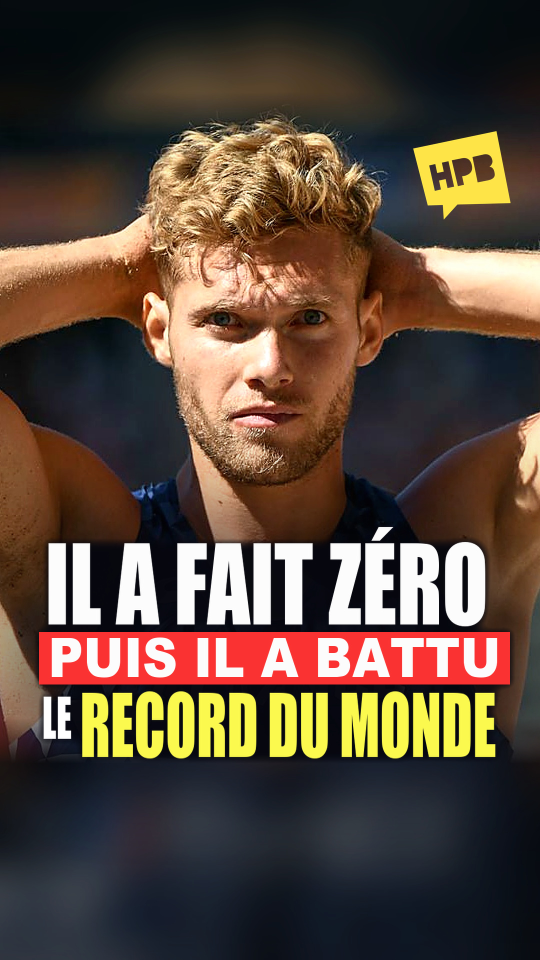
#> input picture out/53-kevin-mayer-zero-puis-record/V4/miniatures/01-le-regard.jpg, 1080 x 1920 px (shown at 1/2 size); its folder holds 5 pictures in this run
$ python preparer.py 01-le-regard.jpg
#> lines starting #> are read from the running program, lines starting #| are printed output that depends on the picture
### miniatures_hpb.py
# Miniatures HPB v4 : fichiers séparés de la vidéo. Logo HPB validé (lettres évidées) seul en haut à droite,
# titre dans un des cinq styles de STYLES, choisi par dossier.
# Usage, depuis la racine du dépôt :
#   python miniatures_hpb.py            -> toutes les miniatures + planche
#   python miniatures_hpb.py 31 43      -> seulement ces dossiers
# Les fonds sont de vraies images (plans d'ouverture sans titre), rangées dans assets/miniatures-v2/fonds/.
# Rien n'est généré par IA : recadrage, étalonnage et texte seulement.
import math
import sys
from pathlib import Path

import numpy as np
from PIL import Image, ImageDraw, ImageFont, ImageEnhance, ImageFilter, ImageChops

ROOT = Path(__file__).resolve().parent
FONDS = ROOT / 'assets/miniatures-v2/fonds'
SORTIE = ROOT / 'out/miniatures-v4'  # v2 (contour) et v3 (plaques bleues partout) restent dans leurs dossiers
LOGO = ROOT / 'identite/histoires-pas-banales/logos/symbole-couleur.png'
LOGO_VALIDE = ROOT / 'identite/histoires-pas-banales/logos/hpb-reference-propre-v1.png'
# x, y, largeur, hauteur. Descendu à y = 234 le 14 novembre 2026 (demande de Marc) : le jaune commence à la rangée
# 262, dans la zone que garde la grille 3:4 du profil TikTok (rangées 240 à 1680).
BOITE_LOGO = (800, 234, 240, 240)
POPPINS = ROOT / 'assets/fonts/Poppins-ExtraBold.ttf'
IMPACT = Path('C:/Windows/Fonts/impact.ttf')
BEBAS = ROOT / 'assets/fonts/BebasNeue-Regular.ttf'
ARIAL_BLACK = Path('C:/Windows/Fonts/ariblk.ttf')
FRANKLIN = Path('C:/Windows/Fonts/framd.ttf')
SEGOE_BLACK = Path('C:/Windows/Fonts/seguibl.ttf')
# Polices libres (Google Fonts, licence OFL dans assets/fonts/licences), choisies le 14 novembre 2026 parce qu'elles
# collent le mieux aux lettres des maquettes, qui ont été dessinées par ImageGen et ne sortent d'aucune vraie police.
GOLDMAN = ROOT / 'assets/fonts/Goldman-Bold.ttf'
RUSSO = ROOT / 'assets/fonts/RussoOne-Regular.ttf'
SQUADA = ROOT / 'assets/fonts/SquadaOne-Regular.ttf'
EPAULES_900 = (ROOT / 'assets/fonts/BigShouldersDisplay-Variable.ttf', 900)
EPAULES_800 = (ROOT / 'assets/fonts/BigShouldersDisplay-Variable.ttf', 800)
MONTSERRAT_900 = (ROOT / 'assets/fonts/Montserrat-Variable.ttf', 900)

L, H = 1080, 1920
ENCRE, JAUNE, PAPIER, CORAIL = '#12151C', '#FFE24A', '#F7F3E9', '#FF624E'
BLANC = '#FFFFFF'
PENTE = 0.20          # inclinaison des plaques et de l'italique
MARGE_G = 64          # bord gauche du bloc titre (au pied de la dernière ligne)
LARGEUR_MAX = 955     # largeur maximale d'une ligne, plaque comprise
# TikTok recadre la grille du profil en 3:4 : seules les lignes 240 à 1680 restent visibles.
HAUT_BANDEAU = 262
BAS_TITRE = 1440


def rgb(c, a=255):
    c = c.lstrip('#')
    return tuple(int(c[i:i + 2], 16) for i in (0, 2, 4)) + (a,)


# [56 lines left out: functions police, fond_portrait, preparer_fond, not called in this run]


MAQUETTES = ROOT / 'out/miniatures-10-variantes-2026-11-12'


# [79 lines left out: functions etalonner, bandeau_chaine, ombre_portee, halo_sombre, not called in this run]


# ---------------------------------------------------------------- titre
# Cinq styles de titre retenus par Marc le 13 novembre 2026 (pop, course, autocollant, magazine, jaune), repris des maquettes de out/miniatures-10-variantes-2026-11-12 (typographie refaite ici,
# sans génération d'image). Chaque style donne (encre, fond) pour la première ligne, les lignes du milieu et la
# dernière ; fond None = texte nu avec ombre dure.
BLEU, ROSE, ROUGE, VIOLET = '#1A1FD8', '#FF1F8E', '#E8141C', '#7A2BFF'
STYLES = {
    # Les quatre styles « calés » reprennent au pixel les maquettes 06, 07, 08 et 10 (1080x1920). Tout est en
    # proportion de la hauteur des capitales (cap) : etire = largeur des lettres, gras = épaississement,
    # pente_texte = italique, pente = biais de la plaque, pad_* = marges de la plaque, espace = blanc entre les mots.
    # dx, avant, dx_texte, ombres et socles sont en pixels, pour la taille de la maquette.
    # Maquette 06 : plaques bleues #0014BF puis jaune #FCEF02, biais 0,39, ombre rose #FA0170 décalée de (-32, 28),
    # « TOP 10 » en italique large, les deux autres lignes droites, barre jaune au pied de la première plaque.
    'pop': dict(cale=True, ancre=(88, 1454), pente=0.39, ombre=('#FA0170', -32, 28), accent='#FCEF02',
                debut=dict(fonte=GOLDMAN, cap=91, etire=1.10, gras=0.018, pente_texte=0.24, espace=0.46, encre='#FAFAFC',
                           fond='#0014BF', pad_x=0.62, pad_haut=0.235, pad_bas=0.175, dx=12, dx_texte=4),
                milieu=dict(fonte=RUSSO, cap=73, etire=1.225, gras=0.018, pente_texte=0.0, espace=0.445, encre='#FAFAFC',
                            fond='#0014BF', pad_x=0.67, pad_haut=0.23, pad_bas=0.30, dx=14, dx_texte=6),
                fin=dict(fonte=RUSSO, cap=67, etire=0.975, gras=0.018, pente_texte=0.03, espace=0.375, encre='#04070E',
                         fond='#FCEF02', pad_x=0.68, pad_haut=0.28, pad_bas=0.31, avant=2, dx_texte=-1)),
    # Maquette 07 : Squada One et Big Shoulders Display en italique 0,44 ; plaques rouges #E61B02 au biais 0,49, ombre marine décalée de
    # (24, 24) ; ligne du milieu sans plaque, avec la même ombre marine.
    'course': dict(cale=True, ancre=(56, 1302), fonte=SQUADA, gras=0, pente_texte=0.44, pente=0.49, encre='#FCFCFC',
                   ombre=('#050A26', 24, 24), ombre_texte=('#050A26', 11, 8),
                   debut=dict(cap=91, etire=1.46, espace=0.47, fond='#E61B02', pad_x=0.74, pad_haut=0.17, pad_bas=0.20, dx=12,
                              dx_texte=6),
                   milieu=dict(fonte=EPAULES_900, cap=87, etire=1.173, espace=0.37, fond=None, avant=10, dx=42),
                   fin=dict(cap=86, etire=1.0, espace=0.38, fond='#E61B02', pad_x=0.40, pad_haut=0.21, pad_bas=0.21, avant=14,
                            dx_texte=0)),
    # Maquette 08 : lettres blanches à gros contour noir et relief vers le bas à droite, penchées de 0,85° ; plaque
    # jaune #FCDB18 penchée de 2,3° sur un socle violet puis noir.
    'autocollant': dict(cale=True, ancre=(84, 1413), rotation=0.85, pente_texte=0.14, contour=0.068, relief=(0.12, 0.12),
                        debut=dict(fonte=MONTSERRAT_900, cap=127, etire=0.857, gras=0, espace=0.25, encre='#FDFDFD', fond=None, dx=128),
                        milieu=dict(fonte=MONTSERRAT_900, cap=72, etire=0.896, gras=0, espace=0.43, encre='#FDFDFD', fond=None,
                                    avant=14, dx=53),
                        fin=dict(fonte=SEGOE_BLACK, cap=84, etire=0.925, gras=0.013, pente_texte=0.19, pente=0.2, encre='#050505',
                                 fond='#FCDB18', pad_x=0.38, pad_haut=0.25, pad_bas=0.345, avant=22, rot=1.45, dx_texte=6,
                                 socle=[('#000000', 4, 20, 0), ('#9904E7', 0, 13, 0.5)], contour=0, relief=None)),
    # Maquette 10 : Impact resserré en italique 0,21 sur deux plaques jaunes #FBD400, le tout penché de 5,94° ; ombre
    # noire floue sous chaque plaque. Retouche de Marc (15 novembre 2026, dossier 50 : « le cadre jaune n'épouse pas le
    # texte, les angles ne sont pas équivalents entre droite et gauche ») : les deux bords de chaque plaque suivent
    # l'italique (biais 0,21, au lieu de 0,22 à gauche et 0,375 à droite sur la seconde plaque) et le texte est centré
    # (dx_texte 0, au lieu de -12 et 6) : même marge à gauche et à droite.
    'jaune': dict(cale=True, ancre=(68, 1334), rotation=5.94, fonte=IMPACT, gras=0, etire=0.82, pente_texte=0.21, pente=0.21,
                  encre='#0A0A0A', ombre_floue=('#000000', 5, 13, 5, 235),
                  debut=dict(cap=95, espace=0.30, fond='#FBD400', pad_x=0.285, pad_haut=0.20, pad_bas=0.22, dx=31),
                  milieu=dict(cap=95, espace=0.30, fond='#FBD400', pad_x=0.285, pad_haut=0.20, pad_bas=0.22, avant=17, dx=31),
                  fin=dict(cap=141, etire=0.80, espace=0.245, fond='#FBD400', pad_x=0.34, pad_haut=0.16, pad_bas=0.19, avant=17)),
    # Maquette 09, mesurée au pixel (1080x1920) : POGBA capitales de 220 px, fûts de 43 ; plaque rouge #FA3332 de
    # 147 px qui dépasse de 16 à gauche, mot en Arial Black ; dernière ligne jaune #FBF94E de 159 px, fûts de 25,
    # amorce blanche de 107 px posée 12 px plus bas, à 24 px du corps ; 11 à 14 px entre les lignes ; aucune ombre dure.
    'magazine': dict(fonte=IMPACT, echelle=1.0, sans_ombre=True, halo=True, debord=16, dx_fin=-10, ecart=10,
                     debut=dict(encre='#FCFCFC', fond=None, haut=1.25, etire=1.03),
                     milieu=dict(encre='#FDFCFC', fond='#FA3332', fonte=ARIAL_BLACK, etire=0.889, pad_x=0.135, pad_haut=0.013, pad_y=0.02,
                                 accent_h=0.104, queue=0.08),
                     fin=dict(encre='#FBF94E', fond=None, haut=1.51, etire=1.05, espace=0.16, amorce=0.66, amorce_bas=0.05,
                              amorce_ecart=0.14)),
}


# [89 lines left out: functions incliner, ligne, not called in this run]


def hauteur_capitales(fonte):
    bb = police(fonte, 1000).getbbox('H')
    return (bb[3] - bb[1]) / 1000


BORD = 0.36  # place gardée au-dessus des capitales (accents), en proportion de leur hauteur


# [197 lines left out: functions ligne_calee, tourner, bloc_cale, teinte, bloc_titre, not called in this run]


# ---------------------------------------------------------------- dossiers
def N(t, taille=None):  # une ligne du titre ; couleurs, plaques et taille viennent du style du dossier.
    # taille : corps de la police pour le style magazine, hauteur des capitales en pixels pour les styles calés.
    return dict(texte=t, taille=taille)


P = N  # ancien nom de la dernière ligne (plaque jaune de la v3)

KANE = dict(fond='../sources/kane-2018-07-03.jpg', portrait=dict(echelle=0.74, haut=392, cx=0.53), saturation=1.12, voile_haut=0.2,
            yeux=(478, 880, 470, 104, -2))

# Variante d'exception (Marc, 14 novembre 2026, dossier 43) : plaques jaune HPB #FFE447 et texte marine, pour que le titre
# ressorte sur une moto rouge. Le reste du style course est inchangé.
STYLES['course_jaune'] = {**STYLES['course'],
                          'debut': {**STYLES['course']['debut'], 'fond': '#FFE447', 'encre': '#050A26'},
                          'fin': {**STYLES['course']['fin'], 'fond': '#FFE447', 'encre': '#050A26'}}


DOSSIERS = {
    13: dict(fond='13.png', style='pop', centre=(0.5, 0.42), zoom=1.12, lignes=[N('SE PESER'), P("DANS L'ESPACE ?")]),
    14: dict(fond='14.png', style='magazine', voile_bas=0.25, bas=1230, lignes=[N('TOP 3', 216), N('VOITURES', 154), P('LES PLUS|RAPIDES', 129)]),
    17: dict(fond='17.png', style='autocollant', centre=(0.5, 0.40), zoom=1.18, lignes=[N('TOP 3'), N('ANIMAUX'), P('LES PLUS RAPIDES')]),
    20: dict(fond='20.png', style='pop', lignes=[N('TOP 3'), N('TÉLÉPHONES'), P('LES PLUS CHERS')]),
    24: dict(fond='24.png', style='jaune', etalon=('10-fusee-yellow.png', (880, 1360)), lignes=[N('POURQUOI INONDER'), P('UNE FUSÉE ?')]),
    25: dict(fond='25.png', style='course', lignes=[N('TOP 3'), N('MONTAGNES RUSSES'), P('LES PLUS RAPIDES')]),
    # fond déjà étalonné sur la maquette par assets/miniatures-v2/fond_31_cagoule.py : aucun réglage ici
    31: dict(fond='31-cagoule.png', style='magazine', contraste=1.0, saturation=1.0, voile_bas=0, voile_haut=0,
             vignette=False, bas=1514, dx=24, lignes=[N('POGBA', 216), N('BRAQUÉ', 154), P("POUR|13 MILLIONS D'EUROS", 129)]),  # « d'euros » : Marc, 14 novembre 2026
    # Image réelle : tribune en fête, plan Pexels 16472277 à 2,6 s (image entière 1080x1920, ffmpeg). Illustration, pas le
    # match de 2002. Variante en vue aérienne (Pexels 40867849) : fonds/33-aerien.png.
    33: dict(fond='33.png', style='autocollant', bas=1520, lignes=[N('149'), N('BUTS CONTRE'), P('LEUR CAMP')]),
    # Commons « Renault vs BMW Singapore GP 2008 » (Erik Estrada, CC BY-SA 2.0), recadrée sur la Renault sans le
    # filigrane ni le cadre du photographe. La voiture est en bas : titre en haut, sous le logo.
    35: dict(fond='35-singapour.png', style='course', bas=900, lignes=[N('RENAULT A FAIT'), N('CRASHER'), P('SON PILOTE')]),
    # Commons : Alonso sur sa McLaren MP4-22, Canada 2007 (Mark McArdle, CC BY-SA 2.0), photo sur toute la largeur en
    # haut (voiture vers la rangée 700) et fondu vers l'encre en bas, sous le titre.
    36: dict(fond='36-mclaren.png', style='magazine', voile_bas=0, bas=1530,
             lignes=[N('McLAREN', 216), N('TRAHIE', 154), P('PAR UNE|PHOTOCOPIE', 129)]),
    # Commons « Hong Myung-Bo.jpg » (Republic of Korea, 2013, CC BY-SA 2.0).
    # Style magazine : en autocollant, la 1re ligne (calibrée pour « TOP 3 » ou « 149 ») sortait du cadre.
    39: dict(fond='39-hong.png', style='magazine', bas=1530,
             lignes=[N('BOYCOTTÉ', 196), N('DANS SON', 140), P('PROPRE|PAYS', 129)]),
    40: dict(KANE, style='autocollant', bas=1520, lignes=[N('TOP 10'), N('BUTS LES PLUS'), P('DÉGUEULASSES')]),
    42: dict(fond='42.png', style='pop', etalon=('06-ballons-pop.png', (1080, 1500)), lignes=[N('TOP 10'), N('PLUS BEAUX'), P('BALLONS DE FOOT')]),
    # 43 : fond net du film officiel Ducati « New Panigale V4 R | Racing is just the beginning » (4K, 46,3 s), réglages
    # propres à la photo (l'étalonnage sur la maquette teintait l'image en orange) ; ancien fond flou : 43-ancien-flou.png.
    43: dict(fond='43-ducati-4k-46s.png', style='course_jaune', zoom=1.0, centre=(0.27, 0.5), contraste=1.10, saturation=1.08,
             luminosite=1.02, voile_haut=0.12, voile_bas=0.30, lignes=[N('TOP 3'), N('MOTOS DE SÉRIE'), P('LES PLUS RAPIDES')]),
    44: dict(KANE, style='autocollant', bas=1520, lignes=[N('TOP 5'), N('BUTS LES PLUS'), P('DÉGUEULASSES')]),
    # Ed Betz / AP Photo, reproduite par HISTORY : policier du comté de Nassau un Black Friday contemporain (au plan 1 de la variante photos seulement, pas dans
    # la vidéo publiée). Pas la police de Philadelphie des années 1960. Fond = source sans ses 650 rangées du haut, pour
    # que POLICE reste au-dessus du titre.
    45: dict(fond='45-policier.jpg', style='magazine', centre=(0.72, 0.5), bas=1530,
             lignes=[N('BLACK FRIDAY', 196), N('LE CAUCHEMAR', 140), P('DES|FLICS', 129)]),
    # Al Jazeera English 45Opoq89Lfc (12 avril 2017) à 32 s : le vrai bus du BVB la nuit de l'attentat, gyrophares,
    # enquêteur dans l'habitacle. Recadré sur le bus, sans le logo Al Jazeera (bas gauche). Remplace le gros plan flou
    # du prévenu (euronews 720p agrandi 2,7 fois).
    47: dict(fond='47-bus-aljazeera.png', style='magazine', centre=(0.48, 0.5), contraste=1.10, saturation=1.10,
             luminosite=1.12, voile_haut=0.20, bas=1530,
             lignes=[N('DORTMUND', 196), N('ATTENTAT', 140), P('POUR|LA BOURSE', 129)]),
    # Red Bull FHtvDA0W34I (Mission Highlights, 2012) à 51,5 s : Felix Baumgartner sur la marche de la capsule
    # Stratos, la Terre en dessous, juste avant le saut. Source 1080p : fond agrandi 1,78 fois.
    49: dict(fond='49-stratos-capsule-51s.png', style='course', centre=(0.6, 0.5), contraste=1.10, saturation=1.10,
             luminosite=1.04, voile_haut=0.15, voile_bas=0.55,
             lignes=[N('TOP 3'), N('RECORDS DE VITESSE'), N('LES PLUS FOUS'), P('SANS MOTEUR')]),
    # Brandon Martin / Rice University (1JOS6hMHIUM, 25 juillet 2022, 4K) à 114,55 s : la vraie araignée-loup morte,
    # pince en train de soulever l'autre araignée. Recadrée à droite du support noir et au-dessus de « = 0 kPa ».
    50: dict(fond='50-araignee-rice-114s.png', style='jaune', contraste=1.12, saturation=1.12, luminosite=0.99,
             voile_haut=0.07, voile_bas=0.15, vignette=False, bas=1505,
             lignes=[N('ELLE EST MORTE'), N('MAIS ELLE ATTRAPE')]),
    # BBC World Service, Witness History (3V-56_oPLoA, 31 août 2023) à 16,0 s : photo d'un robot jockey sur son chameau,
    # selle aux couleurs émiraties, fouet en arc. Recadrage 607x1080 à x=520, sans le logo BBC ni texte incrusté.
    # Remplace deux fonds Al Marmoom jugés peu lisibles par Marc le 16 novembre 2026 (51-marmoom-robot-24s*.png).
    51: dict(fond='51-bbc-robot-drapeau-16s.png', style='magazine', contraste=1.08, saturation=1.08, luminosite=1.0,
             voile_haut=0.06, bas=1530, lignes=[N('CE JOCKEY', 196), N('A REMPLACÉ', 140), P('DES|ENFANTS', 129)]),
    # Erik van Leeuwen (bron: Wikipedia), « 2018 European Athletics Championships Day 2 (05) », Wikimedia Commons, GFDL,
    # 7 août 2018 : Kevin Mayer à Berlin le jour de son zéro, mains derrière la tête. Source 1200x800 recadrée sur
    # x = 230 à 970, posée en portrait agrandi 1,9 fois. Remplace l'image INFOLOGIC (53-mayer-mains-tete-52s.png) et le
    # titre « ZÉRO POINT / 40 JOURS APRÈS / RECORD DU MONDE », que Marc ne comprenait pas (16 novembre 2026).
    53: dict(fond='53-mayer-berlin-van-leeuwen.jpg', portrait=dict(echelle=1.9, haut=120, cx=0.5), style='magazine',
             contraste=1.06, saturation=1.08, luminosite=1.0, voile_haut=0.05, voile_bas=0.55, bas=1530,
             lignes=[N('IL A FAIT ZÉRO', 196), N('PUIS IL A BATTU', 140), P('LE|RECORD DU MONDE', 129)]),
}


# [50 lines left out: functions logo_valide, composer, not called in this run]


# Zone sûre, commune à TikTok et YouTube (14 novembre 2026, demande de Marc : « chaque miniature affiche correctement
# le titre dans TikTok et dans YouTube, ainsi que le logo »). Sur 1080x1920 :
# - la grille 3:4 du profil TikTok ne garde que les rangées 240 à 1680, et pose le compteur de vues en bas à gauche ;
# - YouTube montre le 9:16 entier, mais écrit le titre et les vues sur le bas des vignettes Shorts (appli mobile).
# Le titre (lettres et plaques) tient donc entre ZONE_HAUT et ZONE_BAS, dans les marges latérales ; le logo, à
# BOITE_LOGO, commence sous ZONE_HAUT. Une miniature hors zone n'est pas écrite.
ZONE_HAUT, ZONE_BAS, ZONE_MARGE = 240, 1540, 24
ZONES = {}


def boite_opaque(calque, seuil=128):
    """Boîte des pixels nettement opaques (ignore ombres et liserés très transparents)."""
    return calque.getchannel('A').point(lambda v: 255 if v >= seuil else 0).getbbox()


# [50 lines left out: functions hors_zone, controle_zones, main, not called in this run]


# [2 lines that do not run on import are left out]

### out/53-kevin-mayer-zero-puis-record/V4/miniatures/preparer.py
"""Déclinaisons du gabarit magazine HPB, à partir des archives référencées."""
import json
import sys
from pathlib import Path

from PIL import Image, ImageDraw, ImageEnhance, ImageFilter, ImageOps

V4 = Path(__file__).resolve().parent.parent
ROOT = V4.parents[2]
sys.path.insert(0, str(ROOT))
import miniatures_hpb as hpb

OUT = V4 / 'miniatures'
RAW = OUT / 'sources'
QA = OUT / 'controle'
L, H = 1080, 1920
QA.mkdir(parents=True, exist_ok=True)

# Une direction pour chacune, avec un traitement photo indépendant.
VUES = [
    ('01-le-regard', hpb.FONDS / '53-mayer-berlin-van-leeuwen.jpg', None,
     {'echelle': 1.68, 'haut': 183, 'cx': .50}, (1.075, 1.01, 1.05, 1.4, 44)),
    ('02-le-desarroi', RAW / '02-berlin.jpg', (572, 12, 904, 602),
     None, (1.09, .94, 1.21, 1.5, 36)),
    ('03-le-portrait', RAW / '03-stade.jpg', (704, 0, 1311, 1080),
     None, (1.045, .94, 1.01, 1.5, 45)),
    ('04-l-accolade', RAW / '06-accolade.jpg', (665, 130, 1195, 1072),
     None, (1.075, 1.10, 1.045, 1.45, 42)),
    ('05-le-record', RAW / '05-panneau.jpg', (560, 85, 1920, 1080),
     {'echelle': .81, 'haut': 231, 'cx': .50}, (1.10, 1.05, 1.02, 1.45, 49)),
]

def composer_planche(noms, sortie, dossiers=OUT):
    planche = Image.new('RGB', (5*360+6*14, 688), '#10131A')
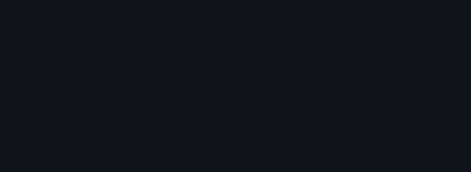
#> planche: PIL image 1884x688 RGB (shown at 1/4 size); mean R, G, B 16, 19, 26
    d = ImageDraw.Draw(planche)
    for i, nom in enumerate(noms):
        x = 14 + i*374
        image = Image.open(dossiers / f'{nom}.jpg').resize((360, 640), Image.Resampling.LANCZOS)
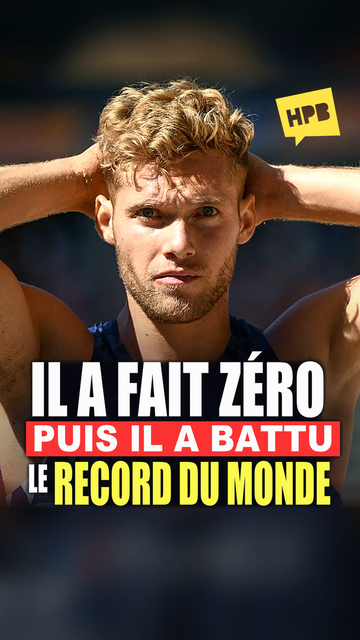
#> image: PIL image 360x640 RGB; mean R, G, B 90.8, 73.4, 60.1
        planche.paste(image, (x, 14))
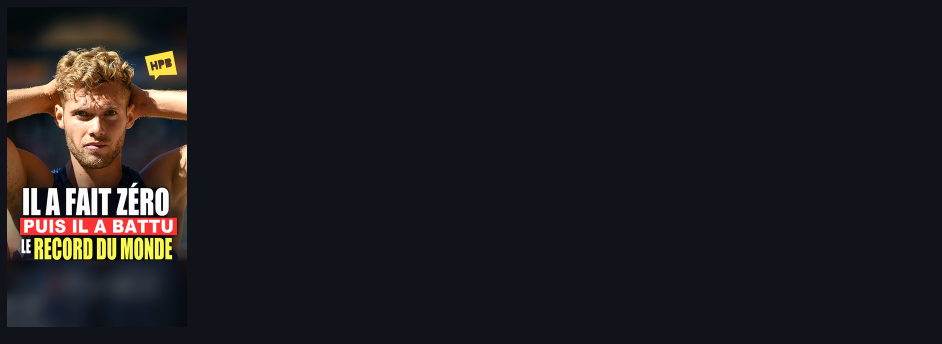
#> planche: PIL image 1884x688 RGB (shown at 1/2 size); mean R, G, B 29.3, 28.7, 32.1
        d.text((x+7, 664), nom.replace('-', ' ').upper(), fill='#FFFFFF')
    planche.save(sortie, quality=94)

manifeste = QA / 'reglages-photos.json'
fiche = {x['fichier']: x for x in json.loads(manifeste.read_text(encoding='utf-8'))} if manifeste.exists() else {}
choix = set(sys.argv[1:])
for nom, source, crop, portrait, parametres in VUES:
    if choix and nom[:2] not in choix:
        continue
    im = Image.open(source).convert('RGB')
    if crop:
        im = im.crop(crop)
    if portrait:
        im = hpb.fond_portrait(im, **portrait)
    im = ImageOps.fit(im, (L, H), method=Image.Resampling.LANCZOS)
    im.save(QA / f'{nom}-avant.jpg', quality=94)
    contraste, couleur, lum, rayon, montant = parametres
    im = ImageEnhance.Contrast(im).enhance(contraste)
    im = ImageEnhance.Color(im).enhance(couleur)
    im = ImageEnhance.Brightness(im).enhance(lum)
    im = im.filter(ImageFilter.UnsharpMask(radius=rayon, percent=montant, threshold=3))
    fond = QA / f'{nom}-apres.jpg'
    im.save(fond, quality=95)
    config = dict(hpb.DOSSIERS[53])
    config.pop('portrait', None)
    config.update(fond=fond, contraste=1, saturation=1, luminosite=1, voile_haut=.04, voile_bas=.52)
    hpb.DOSSIERS[5300] = config
    couverture = hpb.composer(5300)
    erreurs = hpb.hors_zone(5300)
    if erreurs:
        raise RuntimeError((nom, erreurs))
    couverture.save(OUT / f'{nom}.jpg', quality=95, subsampling=0)

    bas = couverture.crop((0, 240, L, 1680))
    bas.resize((360,480), Image.Resampling.LANCZOS).save(QA / f'{nom}-grille.jpg', quality=93)
    compare = Image.new('RGB', (720, 640))
    for x, stade in [(0, 'avant'), (360, 'apres')]:
        compare.paste(Image.open(QA / f'{nom}-{stade}.jpg').resize((360,640), Image.Resampling.LANCZOS), (x, 0))
    compare.save(QA / f'{nom}-traitement.jpg', quality=93)
    fiche[f'{nom}.jpg'] = dict(fichier=f'{nom}.jpg', image_source=str(source), recadrage=crop,
                      contraste=contraste, saturation=couleur, luminosite=lum, rayon_nettete=rayon,
                      nettete=montant, titre_et_logo=hpb.ZONES[5300])

#> (the run stopped early here; a loop or call above may not have finished)
